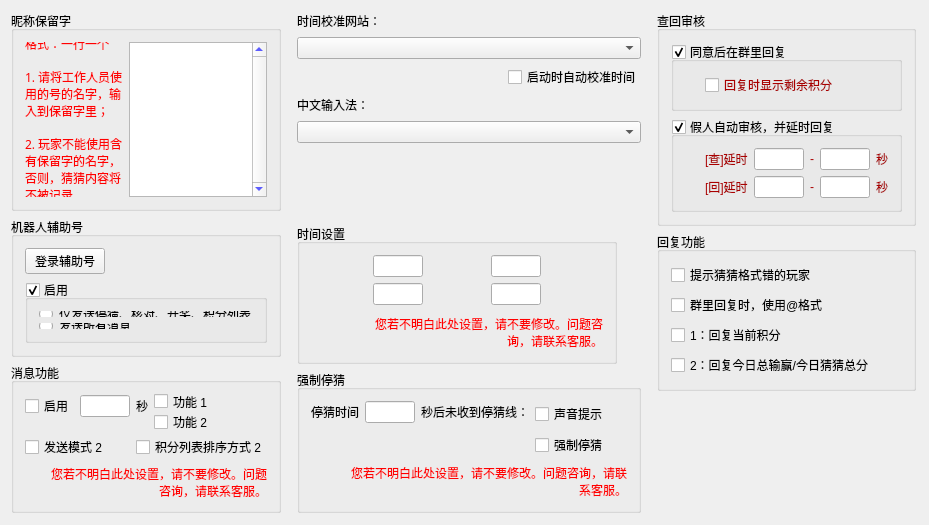
<?xml version="1.0" encoding="UTF-8"?>
<ui version="4.0">
 <class>ExtendedFunctionWidget</class>
 <widget class="QWidget" name="ExtendedFunctionWidget">
  <property name="geometry">
   <rect>
    <x>0</x>
    <y>0</y>
    <width>929</width>
    <height>525</height>
   </rect>
  </property>
  <property name="windowTitle">
   <string>扩展功能</string>
  </property>
  <layout class="QHBoxLayout" name="horizontalLayout_20">
   <item>
    <layout class="QVBoxLayout" name="verticalLayout_19">
     <item>
      <layout class="QHBoxLayout" name="horizontalLayout_19">
       <item>
        <layout class="QVBoxLayout" name="verticalLayout_6">
         <item>
          <widget class="QGroupBox" name="groupBox">
           <property name="sizePolicy">
            <sizepolicy hsizetype="Fixed" vsizetype="Fixed">
             <horstretch>0</horstretch>
             <verstretch>0</verstretch>
            </sizepolicy>
           </property>
           <property name="maximumSize">
            <size>
             <width>270</width>
             <height>200</height>
            </size>
           </property>
           <property name="title">
            <string>昵称保留字</string>
           </property>
           <layout class="QHBoxLayout" name="horizontalLayout">
            <item>
             <widget class="QLabel" name="label">
              <property name="sizePolicy">
               <sizepolicy hsizetype="Fixed" vsizetype="Preferred">
                <horstretch>0</horstretch>
                <verstretch>0</verstretch>
               </sizepolicy>
              </property>
              <property name="maximumSize">
               <size>
                <width>100</width>
                <height>16777215</height>
               </size>
              </property>
              <property name="font">
               <font>
                <family>微软雅黑</family>
                <pointsize>9</pointsize>
                <weight>50</weight>
                <bold>false</bold>
               </font>
              </property>
              <property name="styleSheet">
               <string notr="true">color: rgb(255, 0, 0);</string>
              </property>
              <property name="text">
               <string>格式：一行一个

1. 请将工作人员使用的号的名字，输入到保留字里；

2. 玩家不能使用含有保留字的名字，否则，猜猜内容将不被记录。</string>
              </property>
              <property name="wordWrap">
               <bool>true</bool>
              </property>
             </widget>
            </item>
            <item>
             <widget class="QTextEdit" name="tedtNickName">
              <property name="styleSheet">
               <string notr="true">color: rgb(0, 0, 255);</string>
              </property>
              <property name="verticalScrollBarPolicy">
               <enum>Qt::ScrollBarAlwaysOn</enum>
              </property>
             </widget>
            </item>
           </layout>
          </widget>
         </item>
         <item>
          <widget class="QGroupBox" name="groupBox_2">
           <property name="sizePolicy">
            <sizepolicy hsizetype="Fixed" vsizetype="Fixed">
             <horstretch>0</horstretch>
             <verstretch>0</verstretch>
            </sizepolicy>
           </property>
           <property name="maximumSize">
            <size>
             <width>270</width>
             <height>140</height>
            </size>
           </property>
           <property name="title">
            <string>机器人辅助号</string>
           </property>
           <layout class="QVBoxLayout" name="verticalLayout_2">
            <item>
             <layout class="QHBoxLayout" name="horizontalLayout_2">
              <item>
               <widget class="QPushButton" name="pushButton">
                <property name="text">
                 <string>登录辅助号</string>
                </property>
               </widget>
              </item>
              <item>
               <spacer name="horizontalSpacer">
                <property name="orientation">
                 <enum>Qt::Horizontal</enum>
                </property>
                <property name="sizeHint" stdset="0">
                 <size>
                  <width>40</width>
                  <height>20</height>
                 </size>
                </property>
               </spacer>
              </item>
             </layout>
            </item>
            <item>
             <widget class="QGroupBox" name="groupBox_4">
              <property name="title">
               <string>启用</string>
              </property>
              <property name="checkable">
               <bool>true</bool>
              </property>
              <layout class="QVBoxLayout" name="verticalLayout">
               <item>
                <widget class="QRadioButton" name="radioButton">
                 <property name="text">
                  <string>仅发送停猜、核对、开奖、积分列表</string>
                 </property>
                </widget>
               </item>
               <item>
                <widget class="QRadioButton" name="radioButton_2">
                 <property name="text">
                  <string>发送所有消息</string>
                 </property>
                </widget>
               </item>
              </layout>
             </widget>
            </item>
           </layout>
          </widget>
         </item>
         <item>
          <widget class="QGroupBox" name="groupBox_3">
           <property name="sizePolicy">
            <sizepolicy hsizetype="Fixed" vsizetype="Fixed">
             <horstretch>0</horstretch>
             <verstretch>0</verstretch>
            </sizepolicy>
           </property>
           <property name="maximumSize">
            <size>
             <width>270</width>
             <height>150</height>
            </size>
           </property>
           <property name="title">
            <string>消息功能</string>
           </property>
           <layout class="QVBoxLayout" name="verticalLayout_5">
            <item>
             <layout class="QHBoxLayout" name="horizontalLayout_6">
              <item>
               <layout class="QVBoxLayout" name="verticalLayout_4">
                <item>
                 <layout class="QHBoxLayout" name="horizontalLayout_4">
                  <item>
                   <widget class="QCheckBox" name="checkBox">
                    <property name="text">
                     <string>启用</string>
                    </property>
                   </widget>
                  </item>
                  <item>
                   <widget class="QLineEdit" name="lineEdit_6">
                    <property name="sizePolicy">
                     <sizepolicy hsizetype="Fixed" vsizetype="Fixed">
                      <horstretch>0</horstretch>
                      <verstretch>0</verstretch>
                     </sizepolicy>
                    </property>
                    <property name="maximumSize">
                     <size>
                      <width>50</width>
                      <height>16777215</height>
                     </size>
                    </property>
                    <property name="styleSheet">
                     <string notr="true">color: rgb(0, 0, 255);</string>
                    </property>
                    <property name="alignment">
                     <set>Qt::AlignCenter</set>
                    </property>
                   </widget>
                  </item>
                  <item>
                   <widget class="QLabel" name="label_2">
                    <property name="text">
                     <string>秒</string>
                    </property>
                   </widget>
                  </item>
                 </layout>
                </item>
                <item>
                 <spacer name="verticalSpacer">
                  <property name="orientation">
                   <enum>Qt::Vertical</enum>
                  </property>
                  <property name="sizeHint" stdset="0">
                   <size>
                    <width>20</width>
                    <height>10</height>
                   </size>
                  </property>
                 </spacer>
                </item>
               </layout>
              </item>
              <item>
               <layout class="QVBoxLayout" name="verticalLayout_3">
                <item>
                 <widget class="QCheckBox" name="checkBox_2">
                  <property name="text">
                   <string>功能 1</string>
                  </property>
                 </widget>
                </item>
                <item>
                 <widget class="QCheckBox" name="checkBox_3">
                  <property name="text">
                   <string>功能 2</string>
                  </property>
                 </widget>
                </item>
               </layout>
              </item>
             </layout>
            </item>
            <item>
             <layout class="QHBoxLayout" name="horizontalLayout_3">
              <item>
               <widget class="QCheckBox" name="checkBox_4">
                <property name="text">
                 <string>发送模式 2</string>
                </property>
               </widget>
              </item>
              <item>
               <widget class="QCheckBox" name="checkBox_5">
                <property name="text">
                 <string>积分列表排序方式 2</string>
                </property>
               </widget>
              </item>
             </layout>
            </item>
            <item>
             <layout class="QHBoxLayout" name="horizontalLayout_5">
              <item>
               <spacer name="horizontalSpacer_2">
                <property name="orientation">
                 <enum>Qt::Horizontal</enum>
                </property>
                <property name="sizeHint" stdset="0">
                 <size>
                  <width>80</width>
                  <height>20</height>
                 </size>
                </property>
               </spacer>
              </item>
              <item>
               <widget class="QLabel" name="label_3">
                <property name="font">
                 <font>
                  <family>微软雅黑</family>
                 </font>
                </property>
                <property name="styleSheet">
                 <string notr="true">color: rgb(255, 0, 0);</string>
                </property>
                <property name="text">
                 <string>您若不明白此处设置，请不要修改。问题咨询，请联系客服。</string>
                </property>
                <property name="alignment">
                 <set>Qt::AlignRight|Qt::AlignTrailing|Qt::AlignVCenter</set>
                </property>
                <property name="wordWrap">
                 <bool>true</bool>
                </property>
               </widget>
              </item>
             </layout>
            </item>
           </layout>
          </widget>
         </item>
        </layout>
       </item>
       <item>
        <spacer name="horizontalSpacer_17">
         <property name="orientation">
          <enum>Qt::Horizontal</enum>
         </property>
         <property name="sizeType">
          <enum>QSizePolicy::Fixed</enum>
         </property>
         <property name="sizeHint" stdset="0">
          <size>
           <width>10</width>
           <height>20</height>
          </size>
         </property>
        </spacer>
       </item>
       <item>
        <layout class="QVBoxLayout" name="verticalLayout_14">
         <item>
          <layout class="QVBoxLayout" name="verticalLayout_9">
           <property name="sizeConstraint">
            <enum>QLayout::SetFixedSize</enum>
           </property>
           <item>
            <layout class="QVBoxLayout" name="verticalLayout_7">
             <item>
              <layout class="QHBoxLayout" name="horizontalLayout_7">
               <item>
                <widget class="QLabel" name="label_4">
                 <property name="text">
                  <string>时间校准网站：</string>
                 </property>
                </widget>
               </item>
               <item>
                <spacer name="horizontalSpacer_4">
                 <property name="orientation">
                  <enum>Qt::Horizontal</enum>
                 </property>
                 <property name="sizeHint" stdset="0">
                  <size>
                   <width>0</width>
                   <height>20</height>
                  </size>
                 </property>
                </spacer>
               </item>
              </layout>
             </item>
             <item>
              <widget class="QComboBox" name="comboBox"/>
             </item>
             <item>
              <layout class="QHBoxLayout" name="horizontalLayout_8">
               <item>
                <spacer name="horizontalSpacer_3">
                 <property name="orientation">
                  <enum>Qt::Horizontal</enum>
                 </property>
                 <property name="sizeHint" stdset="0">
                  <size>
                   <width>0</width>
                   <height>20</height>
                  </size>
                 </property>
                </spacer>
               </item>
               <item>
                <widget class="QCheckBox" name="checkBox_6">
                 <property name="text">
                  <string>启动时自动校准时间</string>
                 </property>
                </widget>
               </item>
              </layout>
             </item>
            </layout>
           </item>
           <item>
            <layout class="QVBoxLayout" name="verticalLayout_8">
             <item>
              <layout class="QHBoxLayout" name="horizontalLayout_9">
               <item>
                <widget class="QLabel" name="label_5">
                 <property name="text">
                  <string>中文输入法：</string>
                 </property>
                </widget>
               </item>
               <item>
                <spacer name="horizontalSpacer_5">
                 <property name="orientation">
                  <enum>Qt::Horizontal</enum>
                 </property>
                 <property name="sizeHint" stdset="0">
                  <size>
                   <width>0</width>
                   <height>20</height>
                  </size>
                 </property>
                </spacer>
               </item>
              </layout>
             </item>
             <item>
              <widget class="QComboBox" name="comboBox_2"/>
             </item>
            </layout>
           </item>
           <item>
            <spacer name="verticalSpacer_2">
             <property name="orientation">
              <enum>Qt::Vertical</enum>
             </property>
             <property name="sizeType">
              <enum>QSizePolicy::Fixed</enum>
             </property>
             <property name="sizeHint" stdset="0">
              <size>
               <width>20</width>
               <height>75</height>
              </size>
             </property>
            </spacer>
           </item>
          </layout>
         </item>
         <item>
          <widget class="QGroupBox" name="groupBox_5">
           <property name="sizePolicy">
            <sizepolicy hsizetype="Fixed" vsizetype="Fixed">
             <horstretch>0</horstretch>
             <verstretch>0</verstretch>
            </sizepolicy>
           </property>
           <property name="maximumSize">
            <size>
             <width>320</width>
             <height>140</height>
            </size>
           </property>
           <property name="title">
            <string>时间设置</string>
           </property>
           <layout class="QVBoxLayout" name="verticalLayout_10">
            <item>
             <spacer name="verticalSpacer_3">
              <property name="orientation">
               <enum>Qt::Vertical</enum>
              </property>
              <property name="sizeType">
               <enum>QSizePolicy::Preferred</enum>
              </property>
              <property name="sizeHint" stdset="0">
               <size>
                <width>20</width>
                <height>13</height>
               </size>
              </property>
             </spacer>
            </item>
            <item>
             <layout class="QHBoxLayout" name="horizontalLayout_11">
              <item>
               <spacer name="horizontalSpacer_7">
                <property name="orientation">
                 <enum>Qt::Horizontal</enum>
                </property>
                <property name="sizeHint" stdset="0">
                 <size>
                  <width>40</width>
                  <height>20</height>
                 </size>
                </property>
               </spacer>
              </item>
              <item>
               <widget class="QLineEdit" name="lineEdit">
                <property name="sizePolicy">
                 <sizepolicy hsizetype="Fixed" vsizetype="Fixed">
                  <horstretch>0</horstretch>
                  <verstretch>0</verstretch>
                 </sizepolicy>
                </property>
                <property name="maximumSize">
                 <size>
                  <width>50</width>
                  <height>16777215</height>
                 </size>
                </property>
                <property name="styleSheet">
                 <string notr="true">color: rgb(0, 0, 255);</string>
                </property>
                <property name="alignment">
                 <set>Qt::AlignCenter</set>
                </property>
               </widget>
              </item>
              <item>
               <spacer name="horizontalSpacer_8">
                <property name="orientation">
                 <enum>Qt::Horizontal</enum>
                </property>
                <property name="sizeHint" stdset="0">
                 <size>
                  <width>40</width>
                  <height>20</height>
                 </size>
                </property>
               </spacer>
              </item>
              <item>
               <widget class="QLineEdit" name="lineEdit_2">
                <property name="sizePolicy">
                 <sizepolicy hsizetype="Fixed" vsizetype="Fixed">
                  <horstretch>0</horstretch>
                  <verstretch>0</verstretch>
                 </sizepolicy>
                </property>
                <property name="maximumSize">
                 <size>
                  <width>50</width>
                  <height>16777215</height>
                 </size>
                </property>
                <property name="styleSheet">
                 <string notr="true">color: rgb(0, 0, 255);</string>
                </property>
                <property name="alignment">
                 <set>Qt::AlignCenter</set>
                </property>
               </widget>
              </item>
              <item>
               <spacer name="horizontalSpacer_9">
                <property name="orientation">
                 <enum>Qt::Horizontal</enum>
                </property>
                <property name="sizeHint" stdset="0">
                 <size>
                  <width>40</width>
                  <height>20</height>
                 </size>
                </property>
               </spacer>
              </item>
             </layout>
            </item>
            <item>
             <spacer name="verticalSpacer_4">
              <property name="orientation">
               <enum>Qt::Vertical</enum>
              </property>
              <property name="sizeType">
               <enum>QSizePolicy::Preferred</enum>
              </property>
              <property name="sizeHint" stdset="0">
               <size>
                <width>20</width>
                <height>13</height>
               </size>
              </property>
             </spacer>
            </item>
            <item>
             <layout class="QHBoxLayout" name="horizontalLayout_12">
              <item>
               <spacer name="horizontalSpacer_10">
                <property name="orientation">
                 <enum>Qt::Horizontal</enum>
                </property>
                <property name="sizeHint" stdset="0">
                 <size>
                  <width>40</width>
                  <height>20</height>
                 </size>
                </property>
               </spacer>
              </item>
              <item>
               <widget class="QLineEdit" name="lineEdit_3">
                <property name="sizePolicy">
                 <sizepolicy hsizetype="Fixed" vsizetype="Fixed">
                  <horstretch>0</horstretch>
                  <verstretch>0</verstretch>
                 </sizepolicy>
                </property>
                <property name="maximumSize">
                 <size>
                  <width>50</width>
                  <height>16777215</height>
                 </size>
                </property>
                <property name="styleSheet">
                 <string notr="true">color: rgb(0, 0, 255);</string>
                </property>
                <property name="alignment">
                 <set>Qt::AlignCenter</set>
                </property>
               </widget>
              </item>
              <item>
               <spacer name="horizontalSpacer_11">
                <property name="orientation">
                 <enum>Qt::Horizontal</enum>
                </property>
                <property name="sizeHint" stdset="0">
                 <size>
                  <width>40</width>
                  <height>20</height>
                 </size>
                </property>
               </spacer>
              </item>
              <item>
               <widget class="QLineEdit" name="lineEdit_4">
                <property name="sizePolicy">
                 <sizepolicy hsizetype="Fixed" vsizetype="Fixed">
                  <horstretch>0</horstretch>
                  <verstretch>0</verstretch>
                 </sizepolicy>
                </property>
                <property name="maximumSize">
                 <size>
                  <width>50</width>
                  <height>16777215</height>
                 </size>
                </property>
                <property name="styleSheet">
                 <string notr="true">color: rgb(0, 0, 255);</string>
                </property>
                <property name="alignment">
                 <set>Qt::AlignCenter</set>
                </property>
               </widget>
              </item>
              <item>
               <spacer name="horizontalSpacer_12">
                <property name="orientation">
                 <enum>Qt::Horizontal</enum>
                </property>
                <property name="sizeHint" stdset="0">
                 <size>
                  <width>40</width>
                  <height>20</height>
                 </size>
                </property>
               </spacer>
              </item>
             </layout>
            </item>
            <item>
             <spacer name="verticalSpacer_5">
              <property name="orientation">
               <enum>Qt::Vertical</enum>
              </property>
              <property name="sizeType">
               <enum>QSizePolicy::Preferred</enum>
              </property>
              <property name="sizeHint" stdset="0">
               <size>
                <width>20</width>
                <height>23</height>
               </size>
              </property>
             </spacer>
            </item>
            <item>
             <layout class="QHBoxLayout" name="horizontalLayout_10">
              <item>
               <spacer name="horizontalSpacer_6">
                <property name="orientation">
                 <enum>Qt::Horizontal</enum>
                </property>
                <property name="sizeHint" stdset="0">
                 <size>
                  <width>80</width>
                  <height>20</height>
                 </size>
                </property>
               </spacer>
              </item>
              <item>
               <widget class="QLabel" name="label_6">
                <property name="font">
                 <font>
                  <family>微软雅黑</family>
                 </font>
                </property>
                <property name="styleSheet">
                 <string notr="true">color: rgb(255, 0, 0);</string>
                </property>
                <property name="text">
                 <string>您若不明白此处设置，请不要修改。问题咨询，请联系客服。</string>
                </property>
                <property name="alignment">
                 <set>Qt::AlignRight|Qt::AlignTrailing|Qt::AlignVCenter</set>
                </property>
                <property name="wordWrap">
                 <bool>true</bool>
                </property>
               </widget>
              </item>
             </layout>
            </item>
           </layout>
          </widget>
         </item>
         <item>
          <widget class="QGroupBox" name="groupBox_6">
           <property name="sizePolicy">
            <sizepolicy hsizetype="Preferred" vsizetype="Fixed">
             <horstretch>0</horstretch>
             <verstretch>0</verstretch>
            </sizepolicy>
           </property>
           <property name="maximumSize">
            <size>
             <width>16777215</width>
             <height>150</height>
            </size>
           </property>
           <property name="title">
            <string>强制停猜</string>
           </property>
           <layout class="QVBoxLayout" name="verticalLayout_13">
            <item>
             <layout class="QHBoxLayout" name="horizontalLayout_15">
              <item>
               <layout class="QVBoxLayout" name="verticalLayout_12">
                <item>
                 <layout class="QHBoxLayout" name="horizontalLayout_14">
                  <item>
                   <widget class="QLabel" name="label_7">
                    <property name="text">
                     <string>停猜时间</string>
                    </property>
                   </widget>
                  </item>
                  <item>
                   <widget class="QLineEdit" name="lineEdit_5">
                    <property name="sizePolicy">
                     <sizepolicy hsizetype="Fixed" vsizetype="Fixed">
                      <horstretch>0</horstretch>
                      <verstretch>0</verstretch>
                     </sizepolicy>
                    </property>
                    <property name="maximumSize">
                     <size>
                      <width>50</width>
                      <height>16777215</height>
                     </size>
                    </property>
                    <property name="styleSheet">
                     <string notr="true">color: rgb(0, 0, 255);</string>
                    </property>
                    <property name="alignment">
                     <set>Qt::AlignCenter</set>
                    </property>
                   </widget>
                  </item>
                  <item>
                   <widget class="QLabel" name="label_8">
                    <property name="text">
                     <string>秒后未收到停猜线：</string>
                    </property>
                   </widget>
                  </item>
                 </layout>
                </item>
                <item>
                 <spacer name="verticalSpacer_6">
                  <property name="orientation">
                   <enum>Qt::Vertical</enum>
                  </property>
                  <property name="sizeHint" stdset="0">
                   <size>
                    <width>20</width>
                    <height>20</height>
                   </size>
                  </property>
                 </spacer>
                </item>
               </layout>
              </item>
              <item>
               <layout class="QVBoxLayout" name="verticalLayout_11">
                <item>
                 <widget class="QCheckBox" name="checkBox_7">
                  <property name="text">
                   <string>声音提示</string>
                  </property>
                 </widget>
                </item>
                <item>
                 <widget class="QCheckBox" name="checkBox_8">
                  <property name="text">
                   <string>强制停猜</string>
                  </property>
                 </widget>
                </item>
               </layout>
              </item>
             </layout>
            </item>
            <item>
             <layout class="QHBoxLayout" name="horizontalLayout_13">
              <item>
               <spacer name="horizontalSpacer_13">
                <property name="orientation">
                 <enum>Qt::Horizontal</enum>
                </property>
                <property name="sizeHint" stdset="0">
                 <size>
                  <width>40</width>
                  <height>20</height>
                 </size>
                </property>
               </spacer>
              </item>
              <item>
               <widget class="QLabel" name="label_9">
                <property name="font">
                 <font>
                  <family>微软雅黑</family>
                 </font>
                </property>
                <property name="styleSheet">
                 <string notr="true">color: rgb(255, 0, 0);</string>
                </property>
                <property name="text">
                 <string>您若不明白此处设置，请不要修改。问题咨询，请联系客服。</string>
                </property>
                <property name="alignment">
                 <set>Qt::AlignRight|Qt::AlignTrailing|Qt::AlignVCenter</set>
                </property>
                <property name="wordWrap">
                 <bool>true</bool>
                </property>
               </widget>
              </item>
             </layout>
            </item>
           </layout>
          </widget>
         </item>
        </layout>
       </item>
      </layout>
     </item>
     <item>
      <spacer name="verticalSpacer_8">
       <property name="orientation">
        <enum>Qt::Vertical</enum>
       </property>
       <property name="sizeHint" stdset="0">
        <size>
         <width>20</width>
         <height>0</height>
        </size>
       </property>
      </spacer>
     </item>
    </layout>
   </item>
   <item>
    <spacer name="horizontalSpacer_18">
     <property name="orientation">
      <enum>Qt::Horizontal</enum>
     </property>
     <property name="sizeType">
      <enum>QSizePolicy::Fixed</enum>
     </property>
     <property name="sizeHint" stdset="0">
      <size>
       <width>10</width>
       <height>20</height>
      </size>
     </property>
    </spacer>
   </item>
   <item>
    <layout class="QVBoxLayout" name="verticalLayout_18">
     <item>
      <widget class="QGroupBox" name="groupBox_7">
       <property name="title">
        <string>查回审核</string>
       </property>
       <layout class="QVBoxLayout" name="verticalLayout_16">
        <item>
         <widget class="QGroupBox" name="groupBox_9">
          <property name="title">
           <string>同意后在群里回复</string>
          </property>
          <property name="checkable">
           <bool>true</bool>
          </property>
          <layout class="QHBoxLayout" name="horizontalLayout_16">
           <item>
            <spacer name="horizontalSpacer_14">
             <property name="orientation">
              <enum>Qt::Horizontal</enum>
             </property>
             <property name="sizeType">
              <enum>QSizePolicy::Fixed</enum>
             </property>
             <property name="sizeHint" stdset="0">
              <size>
               <width>20</width>
               <height>20</height>
              </size>
             </property>
            </spacer>
           </item>
           <item>
            <widget class="QCheckBox" name="checkBox_9">
             <property name="styleSheet">
              <string notr="true">color: rgb(170, 0, 0);</string>
             </property>
             <property name="text">
              <string>回复时显示剩余积分</string>
             </property>
            </widget>
           </item>
          </layout>
         </widget>
        </item>
        <item>
         <widget class="QGroupBox" name="groupBox_10">
          <property name="title">
           <string>假人自动审核，并延时回复</string>
          </property>
          <property name="checkable">
           <bool>true</bool>
          </property>
          <layout class="QVBoxLayout" name="verticalLayout_15">
           <item>
            <layout class="QHBoxLayout" name="horizontalLayout_17">
             <item>
              <spacer name="horizontalSpacer_15">
               <property name="orientation">
                <enum>Qt::Horizontal</enum>
               </property>
               <property name="sizeType">
                <enum>QSizePolicy::Fixed</enum>
               </property>
               <property name="sizeHint" stdset="0">
                <size>
                 <width>20</width>
                 <height>20</height>
                </size>
               </property>
              </spacer>
             </item>
             <item>
              <widget class="QLabel" name="label_10">
               <property name="styleSheet">
                <string notr="true">color: rgb(170, 0, 0);</string>
               </property>
               <property name="text">
                <string>[查]延时</string>
               </property>
              </widget>
             </item>
             <item>
              <widget class="QLineEdit" name="lineEdit_7">
               <property name="sizePolicy">
                <sizepolicy hsizetype="Fixed" vsizetype="Fixed">
                 <horstretch>0</horstretch>
                 <verstretch>0</verstretch>
                </sizepolicy>
               </property>
               <property name="maximumSize">
                <size>
                 <width>50</width>
                 <height>16777215</height>
                </size>
               </property>
               <property name="styleSheet">
                <string notr="true">color: rgb(0, 0, 255);</string>
               </property>
               <property name="alignment">
                <set>Qt::AlignCenter</set>
               </property>
              </widget>
             </item>
             <item>
              <widget class="QLabel" name="label_12">
               <property name="sizePolicy">
                <sizepolicy hsizetype="Fixed" vsizetype="Preferred">
                 <horstretch>0</horstretch>
                 <verstretch>0</verstretch>
                </sizepolicy>
               </property>
               <property name="styleSheet">
                <string notr="true">color: rgb(170, 0, 0);</string>
               </property>
               <property name="text">
                <string>-</string>
               </property>
              </widget>
             </item>
             <item>
              <widget class="QLineEdit" name="lineEdit_8">
               <property name="sizePolicy">
                <sizepolicy hsizetype="Fixed" vsizetype="Fixed">
                 <horstretch>0</horstretch>
                 <verstretch>0</verstretch>
                </sizepolicy>
               </property>
               <property name="maximumSize">
                <size>
                 <width>50</width>
                 <height>16777215</height>
                </size>
               </property>
               <property name="styleSheet">
                <string notr="true">color: rgb(0, 0, 255);</string>
               </property>
               <property name="alignment">
                <set>Qt::AlignCenter</set>
               </property>
              </widget>
             </item>
             <item>
              <widget class="QLabel" name="label_14">
               <property name="styleSheet">
                <string notr="true">color: rgb(170, 0, 0);</string>
               </property>
               <property name="text">
                <string>秒</string>
               </property>
              </widget>
             </item>
            </layout>
           </item>
           <item>
            <layout class="QHBoxLayout" name="horizontalLayout_18">
             <item>
              <spacer name="horizontalSpacer_16">
               <property name="orientation">
                <enum>Qt::Horizontal</enum>
               </property>
               <property name="sizeType">
                <enum>QSizePolicy::Fixed</enum>
               </property>
               <property name="sizeHint" stdset="0">
                <size>
                 <width>20</width>
                 <height>20</height>
                </size>
               </property>
              </spacer>
             </item>
             <item>
              <widget class="QLabel" name="label_11">
               <property name="styleSheet">
                <string notr="true">color: rgb(170, 0, 0);</string>
               </property>
               <property name="text">
                <string>[回]延时</string>
               </property>
              </widget>
             </item>
             <item>
              <widget class="QLineEdit" name="lineEdit_9">
               <property name="sizePolicy">
                <sizepolicy hsizetype="Fixed" vsizetype="Fixed">
                 <horstretch>0</horstretch>
                 <verstretch>0</verstretch>
                </sizepolicy>
               </property>
               <property name="maximumSize">
                <size>
                 <width>50</width>
                 <height>16777215</height>
                </size>
               </property>
               <property name="styleSheet">
                <string notr="true">color: rgb(0, 0, 255);</string>
               </property>
               <property name="alignment">
                <set>Qt::AlignCenter</set>
               </property>
              </widget>
             </item>
             <item>
              <widget class="QLabel" name="label_13">
               <property name="sizePolicy">
                <sizepolicy hsizetype="Fixed" vsizetype="Preferred">
                 <horstretch>0</horstretch>
                 <verstretch>0</verstretch>
                </sizepolicy>
               </property>
               <property name="styleSheet">
                <string notr="true">color: rgb(170, 0, 0);</string>
               </property>
               <property name="text">
                <string>-</string>
               </property>
              </widget>
             </item>
             <item>
              <widget class="QLineEdit" name="lineEdit_10">
               <property name="sizePolicy">
                <sizepolicy hsizetype="Fixed" vsizetype="Fixed">
                 <horstretch>0</horstretch>
                 <verstretch>0</verstretch>
                </sizepolicy>
               </property>
               <property name="maximumSize">
                <size>
                 <width>50</width>
                 <height>16777215</height>
                </size>
               </property>
               <property name="styleSheet">
                <string notr="true">color: rgb(0, 0, 255);</string>
               </property>
               <property name="alignment">
                <set>Qt::AlignCenter</set>
               </property>
              </widget>
             </item>
             <item>
              <widget class="QLabel" name="label_15">
               <property name="styleSheet">
                <string notr="true">color: rgb(170, 0, 0);</string>
               </property>
               <property name="text">
                <string>秒</string>
               </property>
              </widget>
             </item>
            </layout>
           </item>
          </layout>
         </widget>
        </item>
       </layout>
      </widget>
     </item>
     <item>
      <widget class="QGroupBox" name="groupBox_8">
       <property name="title">
        <string>回复功能</string>
       </property>
       <layout class="QVBoxLayout" name="verticalLayout_17">
        <item>
         <widget class="QCheckBox" name="checkBox_10">
          <property name="text">
           <string>提示猜猜格式错的玩家</string>
          </property>
         </widget>
        </item>
        <item>
         <widget class="QCheckBox" name="checkBox_11">
          <property name="text">
           <string>群里回复时，使用@格式</string>
          </property>
         </widget>
        </item>
        <item>
         <widget class="QCheckBox" name="checkBox_12">
          <property name="text">
           <string>1：回复当前积分</string>
          </property>
         </widget>
        </item>
        <item>
         <widget class="QCheckBox" name="checkBox_13">
          <property name="text">
           <string>2：回复今日总输赢/今日猜猜总分</string>
          </property>
         </widget>
        </item>
       </layout>
      </widget>
     </item>
     <item>
      <spacer name="verticalSpacer_7">
       <property name="orientation">
        <enum>Qt::Vertical</enum>
       </property>
       <property name="sizeHint" stdset="0">
        <size>
         <width>20</width>
         <height>0</height>
        </size>
       </property>
      </spacer>
     </item>
    </layout>
   </item>
   <item>
    <spacer name="horizontalSpacer_19">
     <property name="orientation">
      <enum>Qt::Horizontal</enum>
     </property>
     <property name="sizeHint" stdset="0">
      <size>
       <width>0</width>
       <height>20</height>
      </size>
     </property>
    </spacer>
   </item>
  </layout>
 </widget>
 <layoutdefault spacing="6" margin="11"/>
 <resources/>
 <connections/>
</ui>
